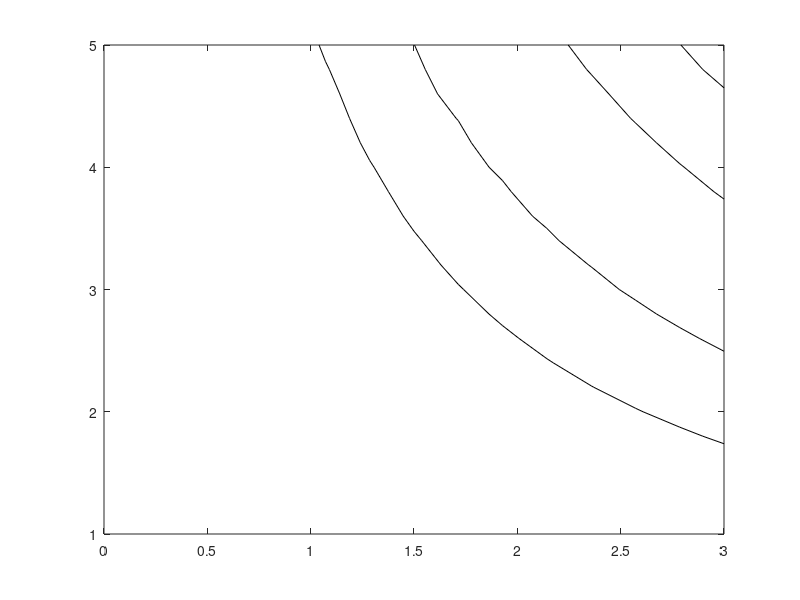

Write the MATLAB code that produced this figure. (Note: this script raises an error after producing the figure.)
clear all
format compact

x1=linspace(0,3,15);
x2=linspace(1,5,21);


for i=1:length(x1)
    for j=1:length(x2)
        
        z(i,j)=x1(i)*2*x2(j)*cos(x1(i)*x2(j));
        
    end
end

c=contour(x1,x2,z',[5 5],'k');

hatchedcontours(c)